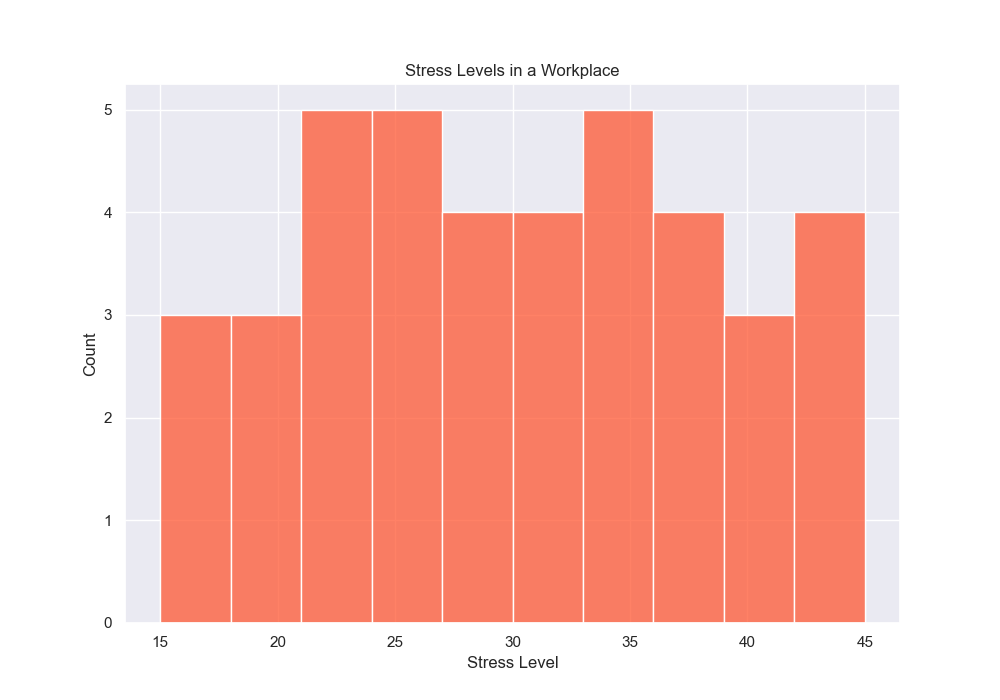

Source code (Python):

import seaborn as sns
import matplotlib.pyplot as plt

# Given data in a list
stress_levels = [15, 22, 33, 45, 18, 27, 35, 40, 23, 38, 28, 37, 32, 30, 25, 43, 41, 34, 26, 29, 24, 
                 19, 21, 39, 31, 44, 20, 17, 36, 42, 16, 23, 22, 33, 34, 32, 29, 26, 25, 38]

# Create the seaborn histogram
sns.set()  # Use seaborn's default settings
plt.figure(figsize=(10, 7))  # Change width and height of the chart

# Create the histogram with modified aesthetics
ax = sns.histplot(stress_levels,
                  color="#FF5733",  # Set specific color code
                  binwidth=3,       # Set the width of the bins
                  bins=15,          # Could set explicit number of bins
                  orientation='vertical')  # Change the direction of the chart

# Customize the chart
ax.set_title("Stress Levels in a Workplace")  # Set a title
ax.set_xlabel("Stress Level")  # Set the x-axis label
ax.set_ylabel("Count")    # Set the y-axis label

# Display the plot
plt.show()
